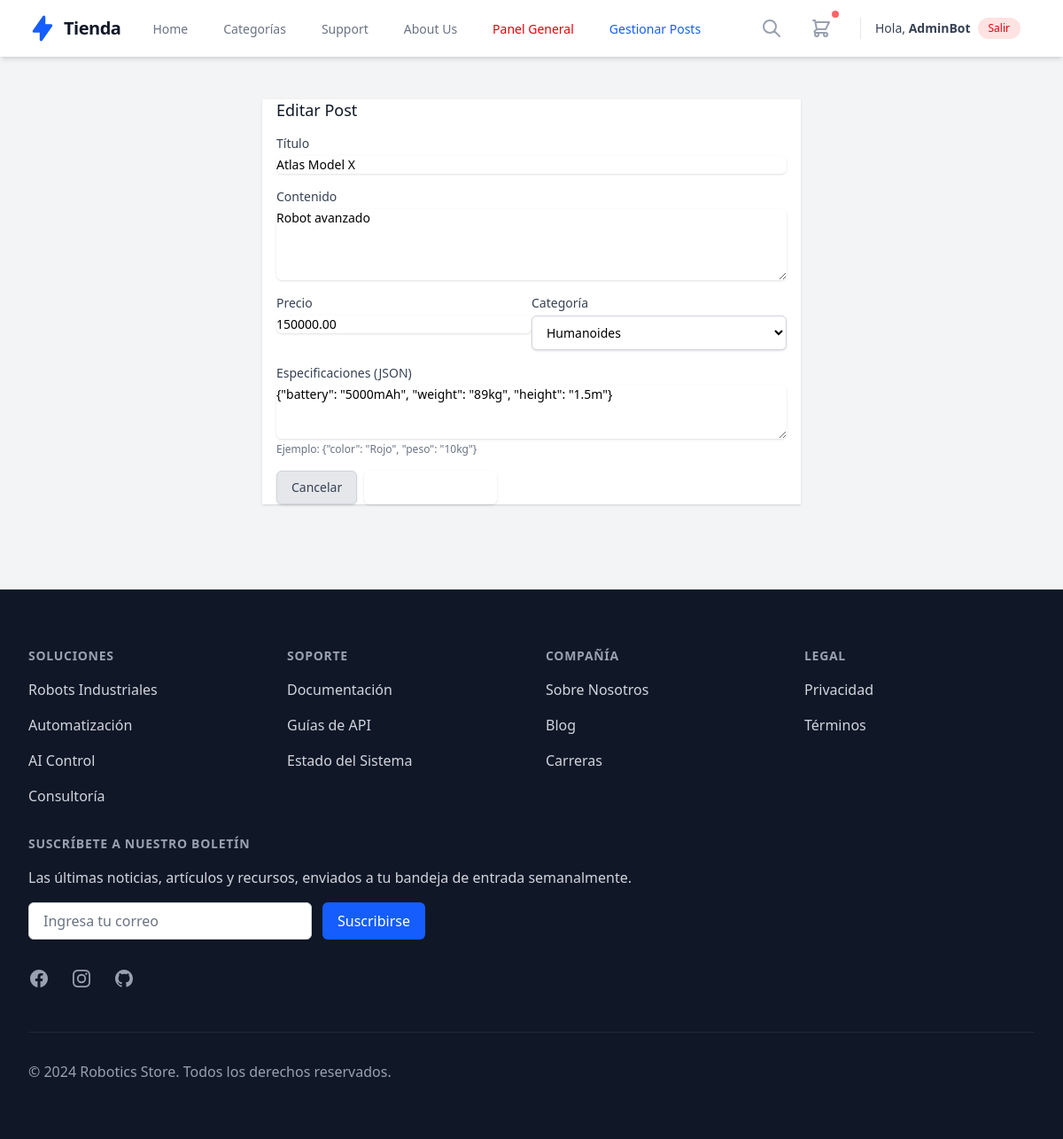
Page /public/admin/editPost/1 (signed in) on the committed database.
### tables this page shows
CREATE TABLE posts (
    id INT AUTO_INCREMENT PRIMARY KEY,
    title VARCHAR(255) NOT NULL,        
    content TEXT NOT NULL,
    image_url VARCHAR(512),             
    price DECIMAL(10, 2) DEFAULT 0.00,
    
     
    specs JSON NULL,                   
    
     
    is_active BOOLEAN DEFAULT TRUE,    
    
    user_id INT,
    category_id INT,
    created_at TIMESTAMP DEFAULT CURRENT_TIMESTAMP,
    updated_at TIMESTAMP DEFAULT CURRENT_TIMESTAMP ON UPDATE CURRENT_TIMESTAMP,
    
    FOREIGN KEY (user_id) REFERENCES users(id) ON DELETE SET NULL,
    FOREIGN KEY (category_id) REFERENCES categories(id) ON DELETE SET NULL,

     
    CONSTRAINT chk_price_positive CHECK (price >= 0)
);

CREATE TABLE categories (
    id INT AUTO_INCREMENT PRIMARY KEY,
    name VARCHAR(100) NOT NULL UNIQUE
);

### app/Controllers/AdminController.php (called while the page is built, shortened)
<?php
require_once dirname(__DIR__) . '/Models/Post.php';
require_once dirname(__DIR__) . '/Models/Category.php';
class AdminController {
    public function editPost($id) {
        $postModel = new Post();
        $post = $postModel->findById($id);
        $categoryModel = new Category();
        $categories = $categoryModel->getAll();
        $this->render('post_form', ['post' => $post, 'categories' => $categories]);
    }
    private function render($view, $data = []) {
        extract($data);
        $rootPath = dirname(__DIR__);
        require_once $rootPath . '/views/layout/header.php';
        require_once $rootPath . '/views/admin/' . $view . '.php';
        require_once $rootPath . '/views/layout/footer.php';
    }
}

### app/Router.php (called while the page is built, shortened)
<?php
class Router {
    protected $method = 'index';
    public function __construct() {
        $url = $this->getUrl();
        if (isset($url[0]) && $url[0] === 'public') {
            array_shift($url);
        }
        if (isset($url[0])) {
            $controllerName = ucfirst($url[0]) . 'Controller';
            if (file_exists(__DIR__ . '/Controllers/' . $controllerName . '.php')) {
                unset($url[0]);
            }
        }
        $this->controller = new $this->controller;
        if (isset($url[1])) {
            if (method_exists($this->controller, $url[1])) {
                $this->method = $url[1];
                unset($url[1]);
            }
        }
        $this->params = $url ? array_values($url) : [];
        call_user_func_array([$this->controller, $this->method], $this->params);
    }
    public function getUrl() {
        if (isset($_GET['url'])) {
            $url = rtrim($_GET['url'], '/');
            $url = filter_var($url, FILTER_SANITIZE_URL);
            return explode('/', $url);
        }
        return [];
    }
}

### index.php (called while the page is built, shortened)
<?php
require_once 'app/Config/Database.php';
$init = new Router();

### app/Config/Database.php (called while the page is built, shortened)
<?php
class Database {
    private static $instance = null;
    private function __construct() {
        try {
            $dsn = "mysql:host=" . DB_HOST . ";dbname=" . DB_NAME . ";charset=utf8";
            $this->conn = new PDO($dsn, DB_USER, DB_PASS);
        } catch (PDOException $e) {
            die("Error de conexión: " . $e->getMessage());
        }
    }
    public static function connect() {
        if (self::$instance === null) {
            self::$instance = new Database();
        }
        return self::$instance->conn;
    }
}
?>

### app/Models/Post.php (called while the page is built, shortened)
<?php
class Post {
    private $db;
    public function __construct() {
        $this->db = Database::connect();
    }
    public function findById($id) {
        $sql = "SELECT posts.*, users.username, categories.name as category_name
                FROM posts
                JOIN users ON posts.user_id = users.id
                JOIN categories ON posts.category_id = categories.id
                WHERE posts.id = :id";
        $stmt = $this->db->prepare($sql);
        $stmt->bindParam(':id', $id);
        $stmt->execute();
        return $stmt->fetch(PDO::FETCH_ASSOC);
    }
}

### app/Models/Category.php (called while the page is built)
<?php
require_once dirname(__DIR__) . '/Config/Database.php';
class Category {
    private $db;
    public function __construct() {
        $this->db = Database::connect();
    }
    public function getAll() {
        $sql = "SELECT * FROM categories";
        $stmt = $this->db->query($sql);
        return $stmt->fetchAll(PDO::FETCH_ASSOC);
    }
}

### app/views/admin/post_form.php (the view, shortened to what this page needs)
<?php $isEdit = isset($post); ?>
<div class="max-w-2xl mx-auto py-6 sm:px-6 lg:px-8">
    <div class="bg-white shadow sm:rounded-lg">
        <div class="px-4 py-5 sm:p-6">
            <h3 class="text-lg leading-6 font-medium text-gray-900 mb-4"><?= $isEdit ? 'Editar Post' : 'Crear Post' ?></h3>
            <form action="" method="POST">
                <div class="mb-4">
                    <label for="title" class="block text-sm font-medium text-gray-700">Título</label>
                    <input type="text" name="title" id="title" value="<?= $isEdit ? htmlspecialchars($post['title']) : '' ?>" class="mt-1 focus:ring-indigo-500 focus:border-indigo-500 block w-full shadow-sm sm:text-sm border-gray-300 rounded-md" required>
                </div>
                <div class="mb-4">
                    <label for="content" class="block text-sm font-medium text-gray-700">Contenido</label>
                    <textarea name="content" id="content" rows="4" class="mt-1 focus:ring-indigo-500 focus:border-indigo-500 block w-full shadow-sm sm:text-sm border-gray-300 rounded-md" required><?= $isEdit ? htmlspecialchars($post['content']) : '' ?></textarea>
                </div>
                <div class="grid grid-cols-2 gap-4 mb-4">
                    <div>
                        <label for="price" class="block text-sm font-medium text-gray-700">Precio</label>
                        <input type="number" step="0.01" name="price" id="price" value="<?= $isEdit ? $post['price'] : '' ?>" class="mt-1 focus:ring-indigo-500 focus:border-indigo-500 block w-full shadow-sm sm:text-sm border-gray-300 rounded-md">
                    </div>
                    <div>
                         <label for="category_id" class="block text-sm font-medium text-gray-700">Categoría</label>
                        <select name="category_id" id="category_id" class="mt-1 block w-full py-2 px-3 border border-gray-300 bg-white rounded-md shadow-sm focus:outline-none focus:ring-indigo-500 focus:border-indigo-500 sm:text-sm">
                            <?php foreach ($categories as $cat): ?>
                                <option value="<?= $cat['id'] ?>" <?= ($isEdit && $post['category_id'] == $cat['id']) ? 'selected' : '' ?>>
                                    <?= htmlspecialchars($cat['name']) ?>
                                </option>
                            <?php endforeach; ?>
                        </select>
                    </div>
                </div>
                 <div class="mb-4">
                    <label for="specs" class="block text-sm font-medium text-gray-700">Especificaciones (JSON)</label>
                    <textarea name="specs" id="specs" rows="3" class="mt-1 focus:ring-indigo-500 focus:border-indigo-500 block w-full shadow-sm sm:text-sm border-gray-300 rounded-md font-mono text-xs" placeholder='{"battery": "5000mAh"}'><?= $isEdit ? htmlspecialchars($post['specs']) : '' ?></textarea>
                    <p class="mt-1 text-xs text-gray-500">Ejemplo: {"color": "Rojo", "peso": "10kg"}</p>
                </div>
                <div class="flex justify-end">
                    <a href="<?= BASE_URL ?>/public/admin/posts" class="bg-gray-200 py-2 px-4 border border-gray-300 rounded-md shadow-sm text-sm font-medium text-gray-700 hover:bg-gray-300 focus:outline-none focus:ring-2 focus:ring-offset-2 focus:ring-indigo-500 mr-2">Cancelar</a>
                    <button type="submit" class="inline-flex justify-center py-2 px-4 border border-transparent shadow-sm text-sm font-medium rounded-md text-white bg-indigo-600 hover:bg-indigo-700 focus:outline-none focus:ring-2 focus:ring-offset-2 focus:ring-indigo-500">
                    </button>
                </div>
            </form>
        </div>
    </div>
</div>

### rows in the picture
posts: title "Atlas Model X", content "Robot avanzado", price "150000.00", category_id "Humanoides", specs "{\"battery\": \"5000mAh\", \"weight\": \"89kg\", \"height\": \"1.5m\"}"

### other values in the picture
$_SESSION['username'] "AdminBot"
